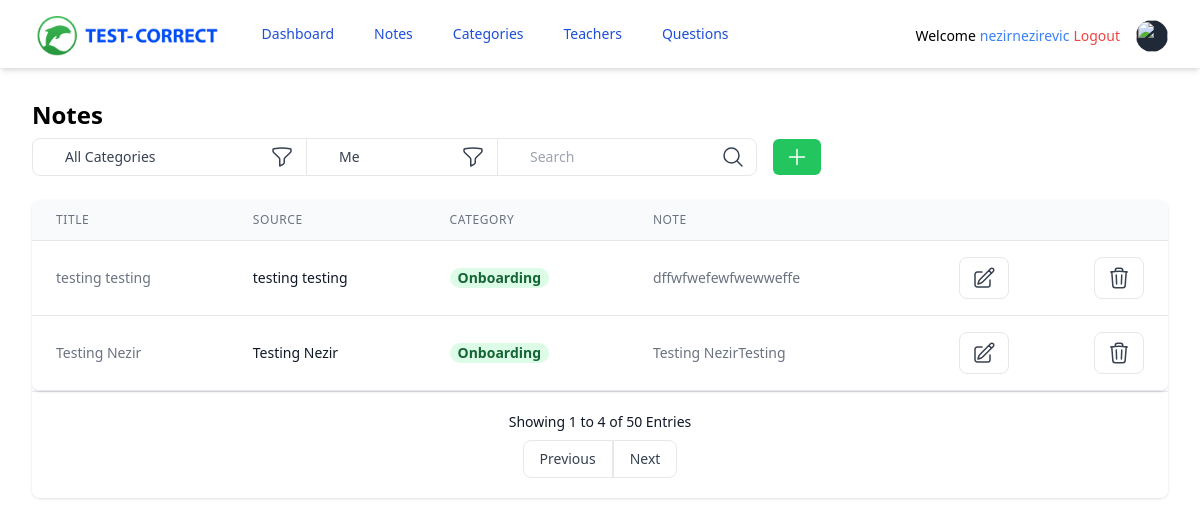
Page /notes/ (signed in) on the committed database.
### tables this page shows
CREATE TABLE notes (
            note_id INTEGER PRIMARY KEY AUTOINCREMENT,
            title TEXT NOT NULL,
            note_source TEXT NOT NULL,
            is_public INTEGER NOT NULL DEFAULT 1,
            teacher_id INTEGER NOT NULL,
            category_id INTEGER NOT NULL,
            note TEXT NOT NULL,
            date_created DATETIME DEFAULT CURRENT_TIMESTAMP,            
            FOREIGN KEY (teacher_id) REFERENCES teachers (teacher_id),
            FOREIGN KEY (category_id) REFERENCES categories (category_id));

CREATE TABLE categories (
            category_id INTEGER PRIMARY KEY AUTOINCREMENT,
            omschrijving TEXT NOT NULL,
            date_created DATETIME DEFAULT CURRENT_TIMESTAMP);

### controllers/note_controller.py (the view)
@notes_page.route("/")
def notes():
    if "user" in session:
        note_model = NoteModel(DATABASE_FILE)
        category_model = CategoryModel(DATABASE_FILE)
        username = session["user"]
        teacher_id = session["teacher_id"]
        select_notes = note_model.get_all_notes(teacher_id=str(teacher_id))
        select_categories = category_model.get_all_categories()
        return render_template(
            "note/notes.html.j2",
            notes=select_notes,
            categories=select_categories,
            username=username,
        )
    else:
        return redirect(url_for("login"))

### templates/note/notes.html.j2 (shortened to what this page needs)
{% extends "index.html.j2" %}
{% block content %}
<div class="mx-auto max-w-7xl px-2 sm:px-6 lg:px-8">
    <div class="py-8">
        <div>
            <h2 class="text-2xl font-semibold leading-tight">Notes</h2>
        </div>
        <div class="my-2 flex sm:flex-row flex-col">
            <div class="flex flex-row mb-1 sm:mb-0">
                <div class="relative">
                    <form action="{{ url_for('notes.filter_note_by_category') }}" method="POST">
                        <label>
                            <select
                                name="filter_value"
                                class="appearance-none text-decoration rounded-e-none rounded-s-lg border border-gray-200 border-b block pl-8 pr-20 py-2 w-full bg-white placeholder-gray-400 text-gray-700 focus:bg-white focus:placeholder-gray-600 focus:text-gray-700 focus:outline-none">
                                <option value="{{ 0 }}">All Categories</option>
                            </select>
                        </label>
                        <div
                            class="pointer-events-none absolute inset-y-0 right-0 flex items-center px-2 text-gray-700">
                        </div>
                        <span class="h-full absolute inset-y-0 right-0 flex items-center">
                            <button
                                type="submit"
                                class="hover:bg-gray-100 bg-white rounded-s-none rounded-e-none text-gray-700 rounded-md px-3 py-1.5 transition duration-500 ease select-none hover:bg-gray-200 focus:outline-none focus:shadow-outline"
                                >
                            </button>
                        </span>
                    </form>
                </div>
                <div class="relative">
                    <form action="{{ url_for('notes.filter_note_by_teacher') }}" method="POST">
                        <label>
                            <select
                                class="appearance-none text-decoration rounded-e-none rounded-s-none border border-gray-200 border-b block pl-8 pr-20 py-2 w-full bg-white placeholder-gray-400 text-gray-700 focus:bg-white focus:placeholder-gray-600 focus:text-gray-700 focus:outline-none">
                                <option>Me</option>
                            </select>
                        </label>
                        <div
                            class="pointer-events-none absolute inset-y-0 right-0 flex items-center px-2 text-gray-700">
                        </div>
                        <span class="h-full absolute inset-y-0 right-0 flex items-center">
                            <button
                                type="submit"
                                class="hover:bg-gray-100 bg-white rounded-s-none rounded-e-none text-gray-700 rounded-md px-3 py-1.5 transition duration-500 ease select-none hover:bg-gray-200 focus:outline-none focus:shadow-outline"
                                >
                            </button>
                        </span>
                    </form>
                </div>
            </div>
            <div class="block relative">
                <form action="{{ url_for('notes.search_note') }}" method="POST">
                    <label>
                    <input placeholder="Search"
                        name="search_value" class="appearance-none rounded-e-lg rounded-s-none border border-gray-200 border-b block pl-8 pr-6 py-2 w-full bg-white placeholder-gray-400 text-gray-700 focus:bg-white focus:placeholder-gray-600 focus:text-gray-700 focus:outline-none" />
                    </label>
                    <span class="h-full absolute inset-y-0 right-0 flex items-center pl-2">
                        <button
                            type="submit"
                            class="hover:bg-gray-100  rounded-s-none rounded-e-lg text-gray-700 rounded-md px-3 py-1.5 transition duration-500 ease select-none hover:bg-gray-200 focus:outline-none focus:shadow-outline"
                            >
                            <svg xmlns="http://www.w3.org/2000/svg" fill="none" viewBox="0 0 24 24" stroke-width="1.5" stroke="currentColor" class="w-6 h-6">
                                <path stroke-linecap="round" stroke-linejoin="round" d="M21 21l-5.197-5.197m0 0A7.5 7.5 0 105.196 5.196a7.5 7.5 0 0010.607 10.607z"></path>
                            </svg>
                        </button>
                    </span>
                </form>
            </div>
            <div class="block relative">
                <span class="h-full absolute inset-y-0 left-0 flex items-center pl-2">
                    <form action="{{ url_for('notes.create_note') }}">
                        <button
                            type="submit"
                            class="border-green-500 bg-green-500 text-white rounded-md px-3 py-1.5 m-2 transition duration-500 ease select-none hover:bg-green-600 focus:outline-none focus:shadow-outline"
                            >
                            <svg xmlns="http://www.w3.org/2000/svg" fill="none" viewBox="0 0 24 24" stroke-width="1.5" stroke="currentColor" class="w-6 h-6">
                                <path stroke-linecap="round" stroke-linejoin="round" d="M12 4.5v15m7.5-7.5h-15"></path>
                            </svg>
                        </button>
                    </form>
                </span>
            </div>
        </div>
        <div class="-mx-4 sm:-mx-8 px-4 sm:px-8 py-4 overflow-x-auto">
            <div class="inline-block min-w-full shadow rounded-lg overflow-hidden">
                <div class="flex flex-col">
                    <div class="-my-2 overflow-x-auto sm:-mx-6 lg:-mx-8">
                        <div class="py-2 align-middle inline-block min-w-full sm:px-6 lg:px-8">
                            <div class="shadow overflow-hidden border-b border-gray-200 sm:rounded-lg">
                                <table class="min-w-full divide-y divide-gray-200 text-sm">
                                    <thead class="bg-gray-50">
                                        <tr>
                                            <th scope="col" class="px-6 py-3 text-xs text-left font-medium text-gray-500 uppercase tracking-wider">
                                                Title
                                            </th>
                                            <th scope="col" class="px-6 py-3 text-xs text-left font-medium text-gray-500 uppercase tracking-wider">
                                                Source
                                            </th>
                                            <th scope="col" class="px-6 py-3 text-xs text-left font-medium text-gray-500 uppercase tracking-wider">
                                                Category
                                            </th>
                                            <th scope="col" class="px-6 py-3 text-xs text-left font-medium text-gray-500 uppercase tracking-wider">
                                                Note
                                            </th>
                                            <th scope="col" class="relative px-6 py-3">
                                            </th>
                                            <th scope="col" class="relative px-6 py-3">
                                            </th>
                                        </tr>
                                    </thead>
                                    <tbody class="bg-white divide-y divide-gray-200">
                                        {% if result | length != 0 %}
                                        {% for note in result %}
                                        <tr>
                                            <td class="px-6 py-4 whitespace-nowrap text-gray-500">
                                                {{ note.title }}
                                            </td>
                                            <td class="px-6 py-4 whitespace-nowrap">
                                                <div class="text-sm text-gray-900">{{ note.note_source }}</div>
                                            </td>
                                            <td class="px-6 py-4 whitespace-nowrap">
                                                <span class="px-2 inline-flex leading-5 font-semibold rounded-full bg-green-100 text-green-800">
                                                {{ note.omschrijving }}
                                                </span>
                                            </td>
                                            <td class="px-6 py-4 whitespace-nowrap text-gray-500">
                                                {{ note.note }}
                                            </td>
                                            <td class="px-6 py-4 whitespace-nowrap text-right font-medium">
                                                <form action="{{ url_for('notes.note', note_id=note.note_id) }}" method="POST">
                                                    <input type="hidden" name="note_id" value="{{ note.note_id }}" >
                                                    <button type="submit" class="hover:bg-gray-100 border text-gray-700 py-2 px-3 rounded-s-lg rounded-e-lg">
                                                        <svg xmlns="http://www.w3.org/2000/svg" fill="none" viewBox="0 0 24 24" stroke-width="1.5" stroke="currentColor" class="w-6 h-6">
                                                            <path stroke-linecap="round" stroke-linejoin="round" d="M16.862 4.487l1.687-1.688a1.875 1.875 0 112.652 2.652L10.582 16.07a4.5 4.5 0 01-1.897 1.13L6 18l.8-2.685a4.5 4.5 0 011.13-1.897l8.932-8.931zm0 0L19.5 7.125M18 14v4.75A2.25 2.25 0 0115.75 21H5.25A2.25 2.25 0 013 18.75V8.25A2.25 2.25 0 015.25 6H10"></path>
                                                        </svg>
                                                    </button>
                                                </form>
                                            </td>
                                            <td class="px-6 py-4 whitespace-nowrap text-right font-medium">
                                                <form action="{{ url_for('notes.delete_note', note_id=note.note_id) }}" method="POST">
                                                    <input type="hidden" value="{{ note.note_id }}" name="note_id">
                                                    <button type="submit" class="hover:bg-gray-100 border text-gray-700 py-2 px-3 rounded-s-lg rounded-e-lg">
                                                        <svg xmlns="http://www.w3.org/2000/svg" fill="none" viewBox="0 0 24 24" stroke-width="1.5" stroke="currentColor" class="w-6 h-6">
                                                            <path stroke-linecap="round" stroke-linejoin="round" d="M14.74 9l-.346 9m-4.788 0L9.26 9m9.968-3.21c.342.052.682.107 1.022.166m-1.022-.165L18.16 19.673a2.25 2.25 0 01-2.244 2.077H8.084a2.25 2.25 0 01-2.244-2.077L4.772 5.79m14.456 0a48.108 48.108 0 00-3.478-.397m-12 .562c.34-.059.68-.114 1.022-.165m0 0a48.11 48.11 0 013.478-.397m7.5 0v-.916c0-1.18-.91-2.164-2.09-2.201a51.964 51.964 0 00-3.32 0c-1.18.037-2.09 1.022-2.09 2.201v.916m7.5 0a48.667 48.667 0 00-7.5 0"></path>
                                                        </svg>
                                                    </button>
                                                </form>
                                            </td>
                                        </tr>
                                        {% endfor %}
                                        {% else %}
                                        {% for note in notes %}
                                        <tr>
                                            <td class="px-6 py-4 whitespace-nowrap text-gray-500">
                                                {{ note.title }}
                                            </td>
                                            <td class="px-6 py-4 whitespace-nowrap">
                                                <div class="text-sm text-gray-900">{{ note.note_source }}</div>
                                            </td>
                                            <td class="px-6 py-4 whitespace-nowrap">
                                                <span class="px-2 inline-flex leading-5 font-semibold rounded-full bg-green-100 text-green-800">
                                                {{ note.omschrijving }}
                                                </span>
                                            </td>
                                            <td class="px-6 py-4 whitespace-nowrap text-gray-500">
                                                {{ note.note[:20] }}
                                            </td>
                                            <td class="px-6 py-4 whitespace-nowrap text-right font-medium">
                                                <form action="{{ url_for('notes.note', note_id=note.note_id) }}" method="POST">
                                                    <button type="submit" class="hover:bg-gray-100 border text-gray-700 py-2 px-3 rounded-s-lg rounded-e-lg">
                                                    </button>
                                                </form>
                                            </td>
                                            <td class="px-6 py-4 whitespace-nowrap text-right font-medium">
                                                <form action="{{ url_for('notes.delete_note', note_id=note.note_id) }}" method="POST">
                                                    <button type="submit" class="hover:bg-gray-100 border text-gray-700 py-2 px-3 rounded-s-lg rounded-e-lg">
                                                    </button>
                                                </form>
                                            </td>
                                        </tr>
                                        {% endfor %}
                                        {% endif %}
                                    </tbody>
                                </table>
                            </div>
                        </div>
                    </div>
                </div>
                <div
                    class="px-5 py-5 bg-white border-t flex flex-col xs:flex-row items-center xs:justify-between">
                    <span class="text-gray-900">
                    Showing 1 to 4 of 50 Entries
                    </span>
                    <div class="inline-flex mt-2 xs:mt-0">
                        <button
                            class="hover:bg-gray-100 border text-gray-700 py-2 px-4 rounded-s-lg">
                        Previous
                        </button>
                        <button
                            class="hover:bg-gray-100 border text-gray-700 py-2 px-4 rounded-e-lg">
                        Next
                        </button>
                    </div>
                </div>
            </div>
        </div>
    </div>
</div>
{% endblock %}

### rows in the picture
notes: title "testing testing", note_source "testing testing", omschrijving "Onboarding", note "dffwfwefewfwewweffe"
notes: title "Testing Nezir", note_source "Testing Nezir", omschrijving "Onboarding", note "Testing NezirTesting"

### other values in the picture
{{ username }} "nezirnezirevic"
